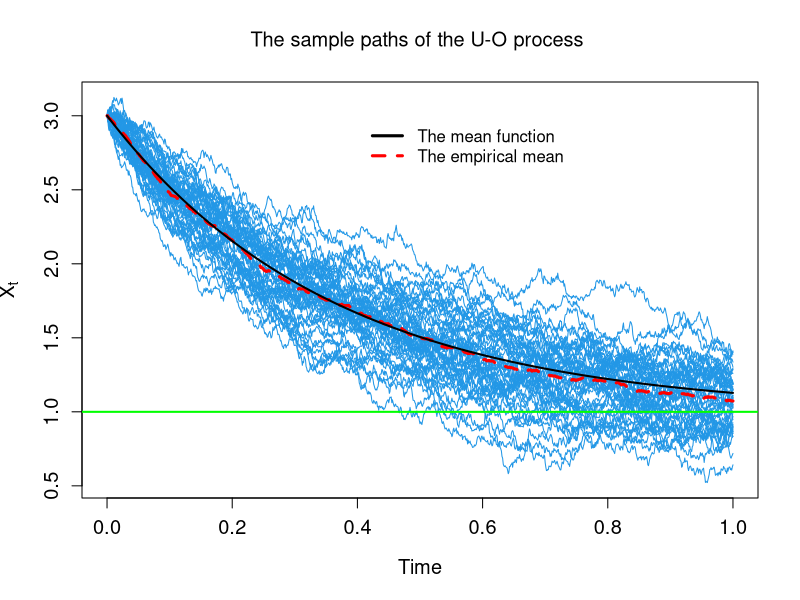

Reproduce this figure in R.
###########################################################
# Simulation du processus de Ornstein-Uhlenbeck (O-U) (1930)
#                Auteur. KACEF,MA, PhD.
#                 ENSSEA, mai 2023
##############################################################
#         dX(t)=theta(mu-X(t))dt+sigma*dB_t
#           theta>0, mu in R, sigma>0
##############################################################


################################################
#          Arguments 
################################################
# X0 start value of the Arithmetic Brownian Motion, i.e. X(0)=X0
# # sigma	the volatility , this is a strictly positive numerical value;
# [t0,T] Time interval
# N number of simulated paths
# n number of points used to construct a one path of X
################################################
# Simulation of paths of U-O process in [t0,T]
#####################################################

uo=function(n,N,t0,T,X0,theta,mu,sigma,Z){
  delta=(T-t0)/n
  X=matrix(nrow=N,ncol=n+1)
  X[,1]=X0
  for(j in 1:N){
    for(i in 2:(n+1)){
      X[j,i]=X[j,i-1]+theta*(mu-X[j,i-1])*delta+sigma*sqrt(delta)*Z[j,i-1]
    }}  
  return(X)
}

#########################################
#           Plot paths function
########################################
plot_paths=function(X,t0,T)
{
  dt=(T-t0)/n
  t=seq(t0,T,by=dt)
  plot(t,type="n",xlim=c(t0,T),ylim=c(min(X),max(X)),ylab=expression(X[t]),xlab="Time",main=expression("The sample paths of the U-O process "),cex.lab=1.2,cex.axis=1.2)
  for (j in 1:N)
  {
    lines(t,X[j,],col="#2297E6")
  }
}
########################################
# Example of paths simulation of U-O
########################################
n=10^3
N=50
t0=0
T=1
X0=3
mu=1 #moyenne ? long terme 
sigma=0.5325
theta<-2.75
Z=matrix(rnorm(N*n),nrow=N,ncol=n)
X=uo(n,N,t0,T,X0,theta,mu,sigma,Z)
plot_paths(X,t0,T)
abline(h=mu,lwd=2,col="green")
###################################
# plot empirical mean of X
###################################
y<-vector()
for(i in 1:(n+1)){
  y[i]<-mean(X[,i])
}
t=seq(from=0,to=1,length.out=n+1)
lines(t,y,col="red",lwd=3,type='l',lty=2)
###########################################
#         Mean function of U-O process
#########################################
mean_UO<-function(t){X0*exp(-theta*t)+mu*(1-exp(-theta*t))}
# plot mean function of X
curve(mean_UO,from=0,to=1,n=10^3,col="black",add=TRUE,lwd=2)

#####################################################################
legend(x=0.4,y=3,legend=c("The mean function ","The empirical mean"), col =c("black","red"),lty=c(1,2),bty="n",lwd=c(3,3))
###################################################################
